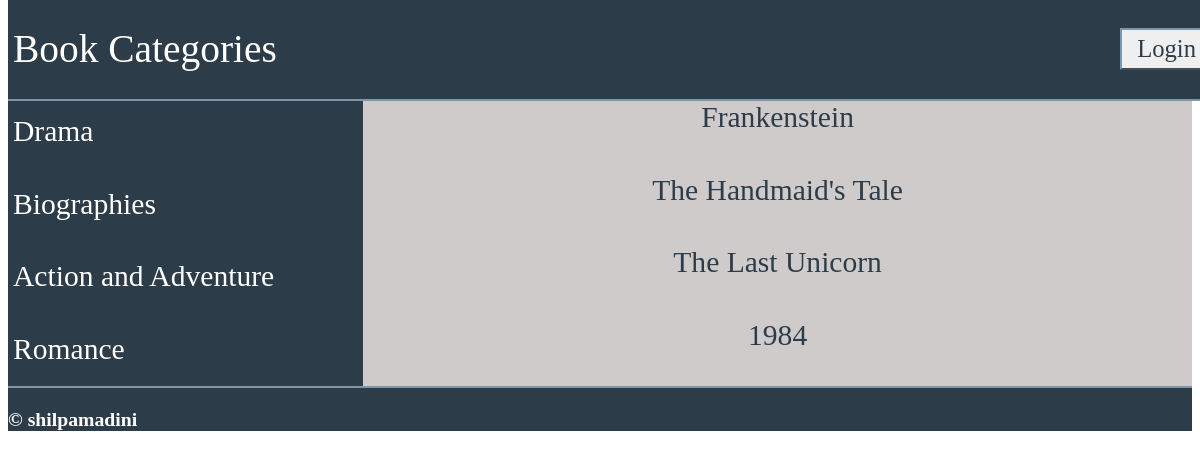
/1/, run on the app's committed database.
### database_setup.py (models this page shows, shortened)
class Catalog(Base):
    __tablename__ = 'catalog'
    id = Column(Integer, primary_key=True)
    catalog_name = Column(String(250), nullable=False)
    user_id = Column(Integer, ForeignKey('user.id'))
    user = relationship(User)

class CatalogItem(Base):
    __tablename__ = 'catalog_item'
    id = Column(Integer, primary_key=True)
    item_name = Column(String(80), nullable=False)
    description = Column(String(1000))
    catalog_id = Column(Integer, ForeignKey('catalog.id'))
    catalog = relationship(Catalog)
    user_id = Column(Integer, ForeignKey('user.id'))
    user = relationship(User)

### application.py (the view)
@app.route('/<int:catalog_id>/')
def showItems(catalog_id):
    catalog = session.query(Catalog).filter_by(id=catalog_id).one()
    catalogs = session.query(Catalog).all()
    items = session.query(CatalogItem).filter_by(catalog_id=catalog_id).all()
    if 'username' not in login_session:
        return render_template('publicitems.html', items=items,
                    catalog=catalog, catalogs=catalogs)
    else:
        return render_template('items.html', items=items,
                    catalog=catalog, catalogs=catalogs)

### templates/publicitems.html (shortened to what this page needs)
{% extends "main.html" %}
{% block content %}
    <div class = 'display-catalog'>
        <div class= 'scrolling-sidebar'>
                {% for c in catalogs %}
                    <a href = "{{url_for('showItems', catalog_id = c.id)}}">
                        <div >
                            <h3>{{c.catalog_name}}</h3>
                        </div>
                    </a>
                {% endfor %}
        </div>
        <div class= 'content'>
			<div>
				<h1>{{ catalog.catalog_name }}
				</h1>
			</div>
			{% if item !=[] %}
				<div >
					{% for i in items %}
						<a href = "{{url_for('showDescription',catalog_id=i.catalog_id,item_id=i.id)}}">
							<h3>{{i.item_name}}</h3>
						</a>
					{% endfor %}
				</div>
			{% endif %}
        </div>
    </div>
{% endblock %}

### static/styles.css (style rules this page uses)
body { font-family: Palatino, "Palatino Linotype", "Palatino LT STD", "Book Antiqua", Georgia, serif ; display:block ; overflow-x:hidden ; }
.display-catalog { display: table ; width: 100%; height: 100%; }
.scrolling-sidebar { display: table-cell; width: 30%; vertical-align: top; background-color:#2d3c49; height: 100%; overflow-x:hidden; overflow-y:scroll; }
.scrolling-sidebar h3 { color:#fff; font-family: Palatino, "Palatino Linotype", "Palatino LT STD", "Book Antiqua", Georgia, serif ; font-size: 3.0vmin ; font-weight:lighter ; text-align:left ; padding: 5px; }
.content { display: table-cell; width: 80%; vertical-align: top; text-align: center; background-color:#d0cbcb; height: 100%; overflow-x:hidden; overflow-y: scroll; }
.content h1 { color:#2d3c49; }
.content h3 { color:#2d3c49; font-family: Palatino, "Palatino Linotype", "Palatino LT STD", "Book Antiqua", Georgia, serif ; font-size: 3.0vmin ; font-weight:lighter ; text-align:center ; padding: 5px; }
a { text-decoration: none; }

### data on the page
Catalog: catalog_name "Drama"
Catalog: catalog_name "Biographies"
Catalog: catalog_name "Action and Adventure"
Catalog: catalog_name "Romance"
CatalogItem: item_name "Frankenstein"
CatalogItem: item_name "The Handmaid's Tale"
CatalogItem: item_name "The Last Unicorn"
CatalogItem: item_name "1984"
